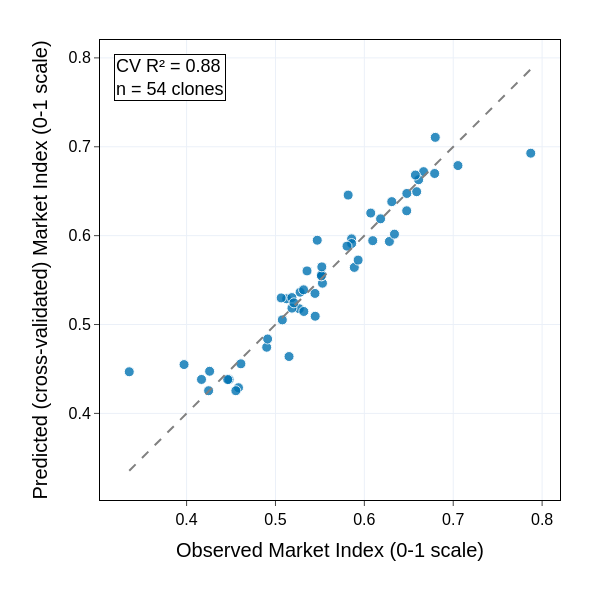

Notebook source saved alongside this figure:
### Markdown cell above
*Plotting observed vs. predicted (cross-validated) values to check prediction accuracy*

### Code cell
# Scatter plot of observed vs cross-validated predicted values for the diagnostic target
DIAGNOSTIC_TARGET = 'market_index'
diagnostic_rankings = results['targets'][DIAGNOSTIC_TARGET]['ranked_clones']
training_clones = diagnostic_rankings[diagnostic_rankings['is_training_clone']]

# x = measured value, y = prediction made without seeing that clone (cross-validated).
from sklearn.metrics import r2_score
target_label = TARGET_NAMES.get(DIAGNOSTIC_TARGET, DIAGNOSTIC_TARGET)
fig = px.scatter(
    training_clones,
    x=f'observed_{DIAGNOSTIC_TARGET}',
    y=f'cv_predicted_{DIAGNOSTIC_TARGET}',
    hover_name='clone_id',
    color_discrete_sequence=[PALETTE[0]],
)
fig.update_traces(marker=dict(size=10, opacity=0.8, line=dict(color='white', width=1)))

minimum = min(
    training_clones[f'observed_{DIAGNOSTIC_TARGET}'].min(),
    training_clones[f'cv_predicted_{DIAGNOSTIC_TARGET}'].min(),
)
maximum = max(
    training_clones[f'observed_{DIAGNOSTIC_TARGET}'].max(),
    training_clones[f'cv_predicted_{DIAGNOSTIC_TARGET}'].max(),
)
# Dashed y = x line: points on it are perfect predictions; the closer, the better.
fig.add_shape(type='line', x0=minimum, y0=minimum, x1=maximum, y1=maximum, line=dict(color='gray', dash='dash'))
cv_r2 = r2_score(training_clones[f'observed_{DIAGNOSTIC_TARGET}'], training_clones[f'cv_predicted_{DIAGNOSTIC_TARGET}'])
fig.add_annotation(text=f'CV R\u00b2 = {cv_r2:.2f}<br>n = {len(training_clones)} clones', xref='paper', yref='paper',
                   x=0.03, y=0.97, showarrow=False, align='left', xanchor='left', yanchor='top',
                   bgcolor='white', bordercolor='black', borderwidth=1, font=dict(size=18))
fig.update_xaxes(title_text=f'Observed {target_label} (0-1 scale)')
fig.update_yaxes(title_text=f'Predicted (cross-validated) {target_label} (0-1 scale)', scaleanchor='x', scaleratio=1)
style_figure(fig, width=600, height=600)
save_figure(fig, 'fig05_observed_vs_predicted')
fig.show(config={'responsive': True})

### Figure 1 — Plotly figure (JSON) as saved in the notebook; plotly's stock layout.template omitted (floating-point values rounded to 4 significant figures)
{"data": [{"hovertemplate": "<b>%{hovertext}</b><br><br>observed_market_index=%{x}<br>cv_predicted_market_index=%{y}<extra></extra>", "hovertext": ["BAYOU BELLE", "ORLEANS", "LIBERTY", "BELLEVUE", "REGAL", "MSU-SYN-015", "MONACO", "CAROLINA RUBY", "MSU-SYN-006", "COVINGTON", "MSU-SYN-016", "MSU-SYN-007", "BEAUREGARD", "CENTENNIAL", "EVANGELINE", "BONITA", "EXCEL", "MSU-SYN-014", "MURASAKI-29", "RUDDY", "MSU-SYN-004", "MSU-SYN-009", "O'HENRY", "MSU-SYN-010", "MSU-SYN-003", "HWANGMI", "HATTERAS", "JEWEL", "BEAUREGARD P2-E10", "MSU-SYN-013", "SUMOR", "BURGUNDY", "HANNAH", "MSU-SYN-011", "MSU-SYN-001", "BEAUREGARD P1-E12", "HERNANDEZ", "DIAMOND", "OHENRY", "AVERRE", "MSU-SYN-008", "GEORGIA JET", "MSU-SYN-012", "DIANE", "HARRIS PURPLE", "MURASAKI", "JI PURPLE", "MSU-SYN-002", "PORTO RICO", "MSU-SYN-005", "HANNA GOLD", "OKINAWAN PURPLE", "PENNY", "STOKES PURPLE"], "legendgroup": "", "marker": {"color": "#0072B2", "line": {"color": "white", "width": 1}, "opacity": 0.8, "size": 10, "symbol": "circle"}, "mode": "markers", "name": "", "orientation": "v", "showlegend": false, "type": "scatter", "x": [0.7872, 0.6798, 0.7053, 0.6666, 0.6791, 0.6588, 0.6611, 0.6574, 0.6478, 0.6072, 0.6309, 0.6476, 0.6183, 0.5856, 0.6282, 0.6339, 0.5818, 0.6094, 0.5887, 0.5857, 0.593, 0.5805, 0.547, 0.5529, 0.552, 0.5519, 0.5517, 0.5447, 0.5522, 0.5277, 0.5125, 0.5355, 0.5185, 0.5268, 0.5185, 0.5445, 0.5316, 0.5319, 0.5077, 0.5207, 0.5064, 0.4901, 0.4912, 0.5153, 0.4584, 0.4611, 0.4259, 0.4478, 0.4554, 0.3971, 0.4463, 0.3355, 0.4248, 0.4168], "xaxis": "x", "y": [0.6928, 0.7106, 0.6789, 0.672, 0.6699, 0.6495, 0.663, 0.6682, 0.6475, 0.6254, 0.6383, 0.6279, 0.6189, 0.5964, 0.5934, 0.6017, 0.6456, 0.5944, 0.5643, 0.5911, 0.5725, 0.5882, 0.5949, 0.5465, 0.5548, 0.5564, 0.5548, 0.5093, 0.5649, 0.5364, 0.5289, 0.5603, 0.5303, 0.5178, 0.5184, 0.535, 0.5391, 0.5147, 0.5052, 0.5244, 0.5299, 0.4744, 0.4837, 0.464, 0.4289, 0.4558, 0.4474, 0.4381, 0.4255, 0.455, 0.4381, 0.4468, 0.4255, 0.4382], "yaxis": "y"}], "layout": {"annotations": [{"align": "left", "bgcolor": "white", "bordercolor": "black", "borderwidth": 1, "font": {"size": 18}, "showarrow": false, "text": "CV R² = 0.88<br>n = 54 clones", "x": 0.03, "xanchor": "left", "xref": "paper", "y": 0.97, "yanchor": "top", "yref": "paper"}], "font": {"color": "black", "family": "Arial", "size": 18}, "height": 600, "legend": {"font": {"size": 18}, "title": {"font": {"size": 18}}, "tracegroupgap": 0}, "margin": {"b": 100, "l": 100, "r": 40, "t": 40}, "shapes": [{"line": {"color": "gray", "dash": "dash"}, "type": "line", "x0": 0.3355, "x1": 0.7872, "y0": 0.3355, "y1": 0.7872}], "title": {}, "width": 600, "xaxis": {"anchor": "y", "domain": [0, 1], "linecolor": "black", "mirror": true, "showline": true, "tickfont": {"color": "black", "size": 16}, "ticks": "outside", "title": {"font": {"color": "black", "size": 20}, "text": "Observed Market Index (0-1 scale)"}}, "yaxis": {"anchor": "x", "domain": [0, 1], "linecolor": "black", "mirror": true, "scaleanchor": "x", "scaleratio": 1, "showline": true, "tickfont": {"color": "black", "size": 16}, "ticks": "outside", "title": {"font": {"color": "black", "size": 20}, "text": "Predicted (cross-validated) Market Index (0-1 scale)"}}}}
